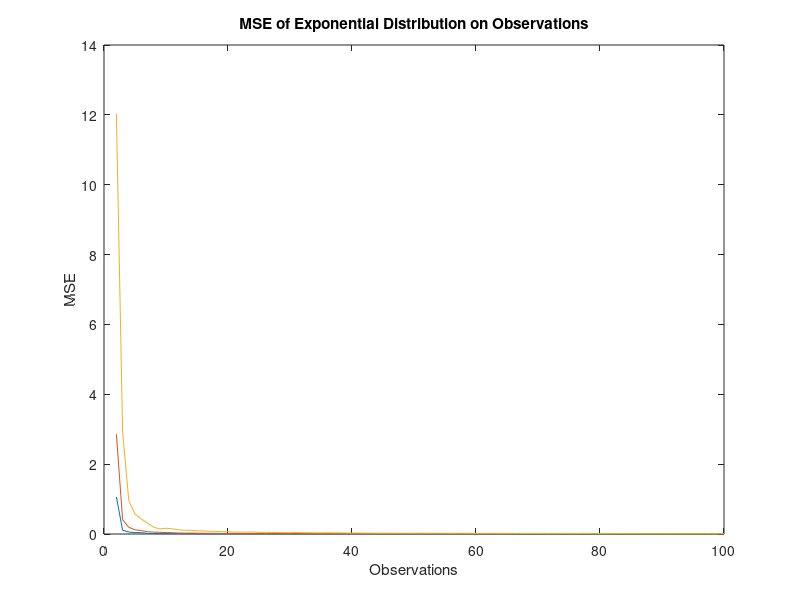

Write MATLAB code to recreate this figure. (Note: this script raises an error after producing the figure.)
%% Danny Hong, Arthur Skok, Kenny Huang
% ECE 302 Project 3: ML Estimation

clc;
clear;
close all;

%% Part 1

iterations = 1000;

observations = 2:100;
lambda = [0.25 0.5 1];


% Preallocating matrices to make it run faster:
exponential_MSE_1 = zeros(size(observations));
exponential_bias_1 = zeros(size(observations));
exponential_variance_1 = zeros(size(observations));

exponential_MSE_2 = zeros(size(observations));
exponential_bias_2 = zeros(size(observations));
exponential_variance_2 = zeros(size(observations));

exponential_MSE_3 = zeros(size(observations));
exponential_bias_3 = zeros(size(observations));
exponential_variance_3 = zeros(size(observations));

rayleigh_MSE_1 = zeros(size(observations));
rayleigh_bias_1 = zeros(size(observations));
rayleigh_variance_1 = zeros(size(observations));

rayleigh_MSE_2 = zeros(size(observations));
rayleigh_bias_2 = zeros(size(observations));
rayleigh_variance_2 = zeros(size(observations));

rayleigh_MSE_3 = zeros(size(observations));
rayleigh_bias_3 = zeros(size(observations));
rayleigh_variance_3 = zeros(size(observations));


index = 1;

for i = observations
    % populating from the exponential distribution
    exponential_1 = exprnd(1/lambda(1), [iterations i]);
    exponential_2 = exprnd(1/lambda(2), [iterations i]);
    exponential_3 = exprnd(1/lambda(3), [iterations i]);
    
    % First we get the estimators:
    exp_lambda_hat_1 = i./sum(exponential_1, 2);
    exp_lambda_hat_2 = i./sum(exponential_2, 2);
    exp_lambda_hat_3 = i./sum(exponential_3, 2);
    
    % populating from the rayleigh distribution
    rayleigh_1 = raylrnd(lambda(1), [iterations i]);
    rayleigh_2 = raylrnd(lambda(2), [iterations i]);
    rayleigh_3 = raylrnd(lambda(3), [iterations i]);
    
    ray_lambda_hat_1 = sqrt(0.5 * mean(rayleigh_1.^2, 2));
    ray_lambda_hat_2 = sqrt(0.5 * mean(rayleigh_2.^2, 2));
    ray_lambda_hat_3 = sqrt(0.5 * mean(rayleigh_3.^2, 2));
    
    % And now we get the MSE, bias, variance:
    exponential_MSE_1(index) = mean((lambda(1) - exp_lambda_hat_1).^2);
    exponential_bias_1(index) = mean(exp_lambda_hat_1) - lambda(1);
    exponential_variance_1(index) = var(exp_lambda_hat_1);
    
    exponential_MSE_2(index) = mean((lambda(2) - exp_lambda_hat_2).^2);
    exponential_bias_2(index) = mean(exp_lambda_hat_2) - lambda(2);
    exponential_variance_2(index) = var(exp_lambda_hat_2);
    
    exponential_MSE_3(index) = mean((lambda(3) - exp_lambda_hat_3).^2);
    exponential_bias_3(index) = mean(exp_lambda_hat_3) - lambda(3);
    exponential_variance_3(index) = var(exp_lambda_hat_3);
    
    rayleigh_MSE_1(index) = mean((lambda(1) - ray_lambda_hat_1).^2);
    rayleigh_bias_1(index) = mean(ray_lambda_hat_1) - lambda(1);
    rayleigh_variance_1(index) = var(ray_lambda_hat_1);
    
    rayleigh_MSE_2(index) = mean((lambda(2) - ray_lambda_hat_2).^2);
    rayleigh_bias_2(index) = mean(ray_lambda_hat_2) - lambda(2);
    rayleigh_variance_2(index) = var(ray_lambda_hat_2);
    
    rayleigh_MSE_3(index) = mean((lambda(3) - ray_lambda_hat_3).^2);
    rayleigh_bias_3(index) = mean(ray_lambda_hat_3) - lambda(3);
    rayleigh_variance_3(index) = var(ray_lambda_hat_3);

    index = index + 1;
end

figure;
plot(observations, exponential_MSE_1, observations, exponential_MSE_2, observations, exponential_MSE_3);
title("MSE of Exponential Distribution on Observations");
xlabel("Observations");
ylabel("MSE");
legend("lambda = " + lambda(1), "lambda = " + lambda(2), "lambda = " + lambda(3));
    
figure;
plot(observations, exponential_bias_1, observations, exponential_bias_2, observations, exponential_bias_3);
title("Bias of Exponential Distribution on Observations");
xlabel("Observations");
ylabel("Bias");
legend("lambda = " + lambda(1), "lambda = " + lambda(2), "lambda = " + lambda(3));
   
figure;
plot(observations, exponential_variance_1, observations, exponential_variance_2, observations, exponential_variance_3);
title("Variance of Exponential Distribution on Observations");
xlabel("Observations");
ylabel("Variance");
legend("lambda = " + lambda(1), "lambda = " + lambda(2), "lambda = " + lambda(3));
 
figure;
plot(observations, rayleigh_MSE_1, observations, rayleigh_MSE_2, observations, rayleigh_MSE_3);
title("MSE of Rayleigh Distribution on Observations");
xlabel("Observations");
ylabel("MSE");
legend("lambda = " + lambda(1), "lambda = " + lambda(2), "lambda = " + lambda(3));
   
    
figure;
plot(observations, rayleigh_bias_1, observations, rayleigh_bias_2, observations, rayleigh_bias_3);
title("Bias of Rayleigh Distribution on Observations");
xlabel("Observations");
ylabel("Bias");
legend("lambda = " + lambda(1), "lambda = " + lambda(2), "lambda = " + lambda(3));
   
figure;
plot(observations, rayleigh_variance_1, observations, rayleigh_variance_2, observations, rayleigh_variance_3);
title("Variance of Rayleigh Distribution on Observations");
xlabel("Observations");
ylabel("Variance");
legend("lambda = " + lambda(1), "lambda = " + lambda(2), "lambda = " + lambda(3));
 
% When looking over the graphs, for the Rayleigh distribution there seems
% to be a bias/variance tradeoff, similar to something we've seen in
% Machine Learning previously which is cool. Otherwise, MSE and variances decrease
% as the number of observations being used increases, which intuitively
% makes sense. 
%% Part 2
clear;
clc;
data = load('data.mat');
data = data.data;
% For exponential distribution estimator:
expL = size(data)/sum(data);

% Log of PDF of an exponential distribution, summed up:
exponential_Likelihood=sum(log(expL(2) * exp(-expL(2) * data)));

% For Rayleigh distribution estimator:
rayL = sqrt(sum(data.^2)./size(data));

% Log of Pdf of a Rayleigh distribution, summed up:
rayleigh_Likelihood = sum(((-1 * transpose(data)).^2)/(2*rayL(2)^2) .* log(transpose(data)./rayL(2)^2));
difference = rayleigh_Likelihood - exponential_Likelihood;

fprintf("More likely to be Rayleigh, higher likelihood for the parameter cumulatively. Higher by: %f\n", difference)